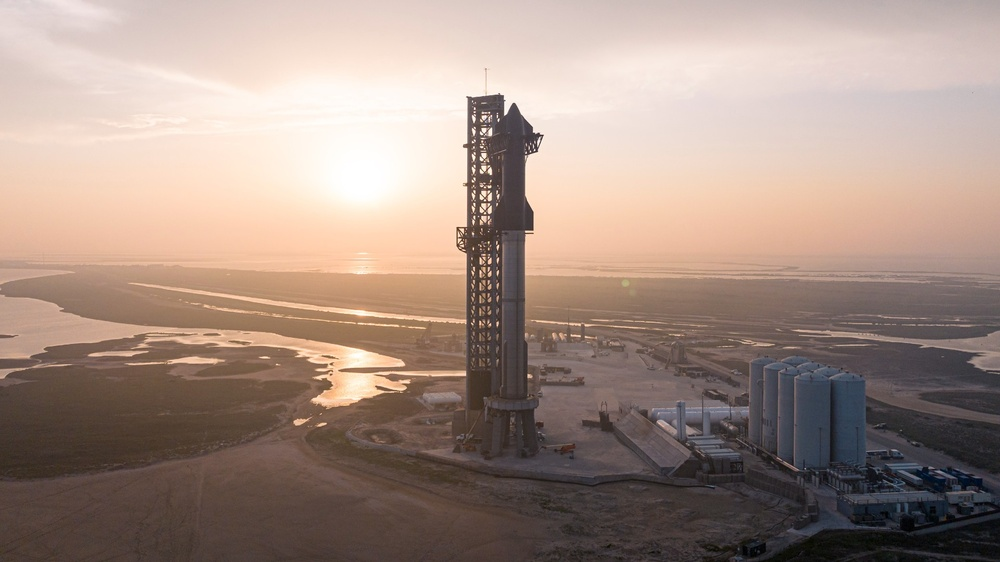
%> input picture starship super heavy.jpg, 1000 x 562 px, shrunk from 1920 x 1080 before the run
$ octave fouriertransform_compress_enhance.m   (GNU Octave 9; MATLAB toolbox functions it lacks are replaced by stand-ins)
%> lines starting %> are read from the running program, lines starting %| are printed output that depends on the picture
%compression
% Read and display the original image
originalImage = imread('D:\Amrita Class\Sem2\MFC 2 - Neethu Mohan\Project\starship super heavy.jpg');
%> originalImage is the input picture: size 562x1000x3 uint8; mean R, G, B 163.6, 143.2, 132.7
imshow(originalImage);
title('Original Image');

% Perform Fourier transform
fourierImage = fft2(rgb2gray(originalImage));

% Perform inverse Fourier transform to reconstruct the image
reconstructedImage = ifft2(fourierImage);
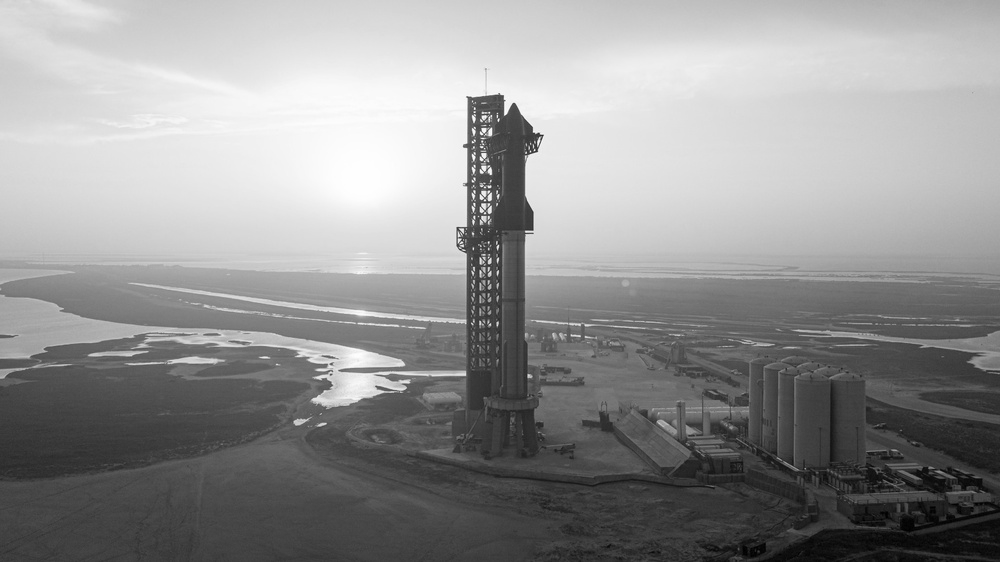
%> reconstructedImage: size 562x1000 double; min -9.28e-14, max 255, mean 148.1; drawn with min black and max white
reconstructedImage = uint8(abs(reconstructedImage));
%> reconstructedImage: size 562x1000 uint8

% Display the reconstructed image
figure;
imshow(reconstructedImage);
title('Reconstructed Image');

% Calculate compression ratio
originalSize = numel(originalImage);
%> originalSize = 1686000
compressedSize = numel(fourierImage);
%> compressedSize = 562000
compressionRatio = originalSize / compressedSize;
%> compressionRatio = 3
disp(['Compression Ratio: ', num2str(compressionRatio)]);
%| Compression Ratio: 3

%%
%enhancement
% Read the original image
originalImage = imread('D:\Amrita Class\Sem2\MFC 2 - Neethu Mohan\Project\starship super heavy.jpg');

% Display the original image in a separate window
figure;
imshow(originalImage);
title('Original Image');

% Convert the image to grayscale
grayImage = rgb2gray(originalImage);

% Display the grayscale image in a separate window
figure;
imshow(grayImage);
title('Grayscale Image');

% Perform Fourier transform
fourierImage = fftshift(fft2(double(grayImage)));

% Define a high-pass filter (e.g., Laplacian filter)
[M, N] = size(grayImage);
%> M = 562; N = 1000
u = 0:(M-1);
%> u = 562 values from 0 to 561
v = 0:(N-1);
%> v = 1000 values from 0 to 999
idx = find(u > M/2);
%> idx = 280 values from 283 to 562
u(idx) = u(idx) - M;
idy = find(v > N/2);
%> idy = 499 values from 502 to 1000
v(idy) = v(idy) - N;
[V, U] = meshgrid(v, u);
D = sqrt(U.^2 + V.^2);
cutoffFrequency = 0.1; % Adjust cutoff frequency as needed
H = double(D > cutoffFrequency);

% Apply the high-pass filter in the frequency domain
filteredFourierImage = fourierImage .* H;

% Perform inverse Fourier transform to obtain the enhanced image
filteredImage = ifft2(ifftshift(filteredFourierImage));
enhancedImage = uint8(abs(filteredImage));

% Display the enhanced image in a separate window
figure;
imshow(enhancedImage);
title('Enhanced Image');

% Convert the enhanced image to color using a colormap
coloredEnhancedImage = ind2rgb(enhancedImage, jet(256));
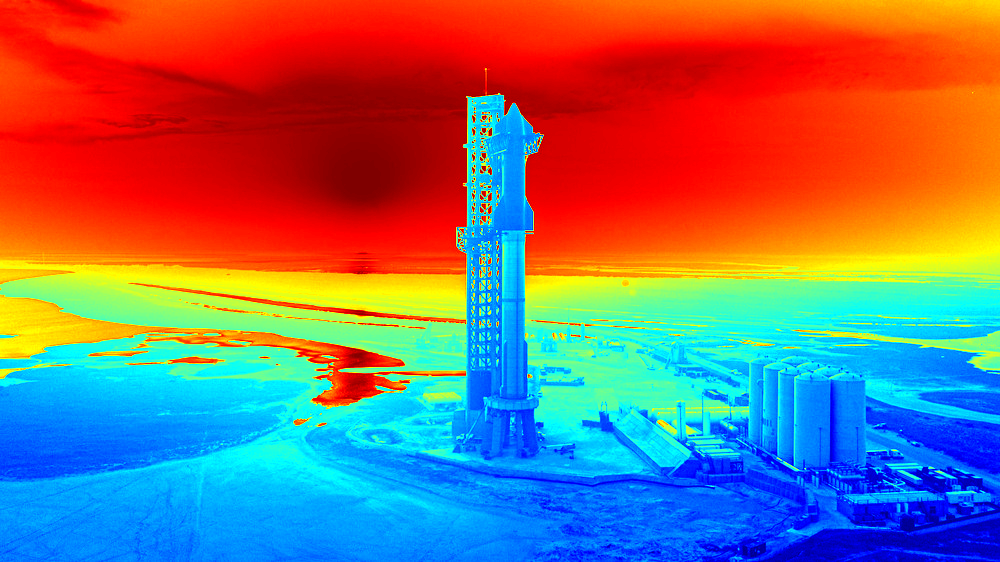
%> coloredEnhancedImage: size 562x1000x3 double; mean R, G, B 0.527, 0.441, 0.433

% Display the colored enhanced image in a separate window
figure;
imshow(coloredEnhancedImage);
title('Colored Enhanced Image');
